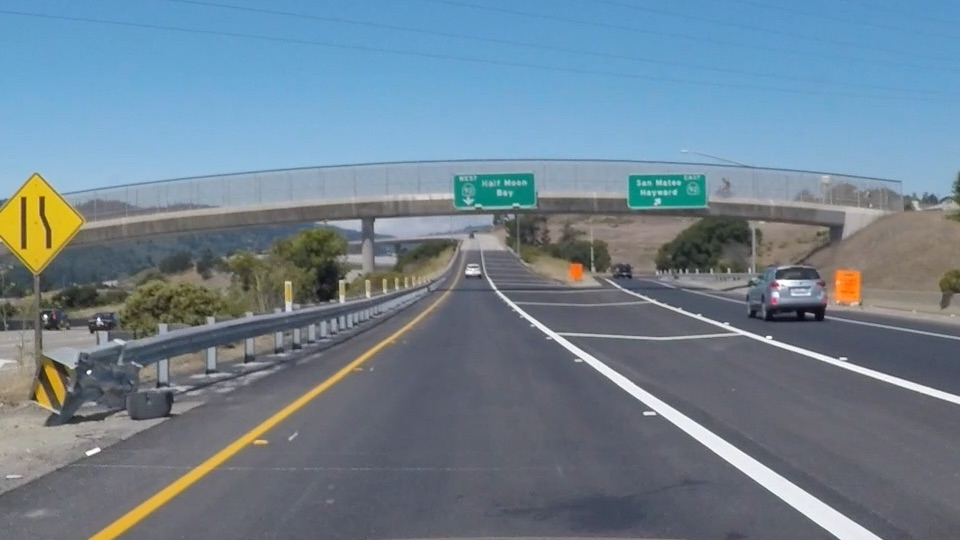
#> input picture Computer Vision Fundamentals/exit-ramp.jpg, 960 x 540 px
$ jupyter execute 'Canny to Detect Lane Lines.ipynb'
#> lines starting #> are read from the running program, lines starting #| are printed output that depends on the picture; after the words box and inside, x2 and y2 are one past the last pixel; in counts of white or black regions, pixels touching at a corner belong together
### Canny Edge Detection in Action

[cell 1]
# read in image
import matplotlib.pyplot as plt
import matplotlib.image as mpimg
image = mpimg.imread('exit-ramp.jpg')
#> image is the input picture: shape (540, 960, 3); mean R, G, B 111.3, 130.2, 144.4
plt.imshow(image)

[cell 2]
# convert to grayscale
import cv2
gray = cv2.cvtColor(image, cv2.COLOR_RGB2GRAY)
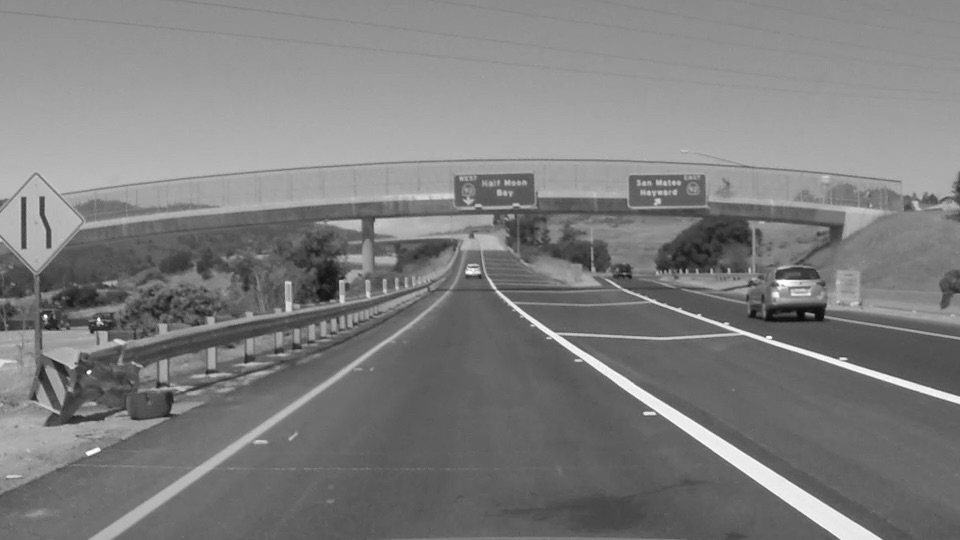
#> gray: shape (540, 960); min 7, max 255, mean 126.2
plt.imshow(gray, cmap='gray')

[Canny Edge Detector](https://docs.opencv.org/2.4/doc/tutorials/imgproc/imgtrans/canny_detector/canny_detector.html)

`edges = cv2.Canny(gray, low_threshold, high_threshold`

Converting to grayscale leaves us with an 8-bit image, so each pixel can take 256 possible vals.
Canny recommends a low to high ratio of 1:2 or 1:3.

[Gaussian smoothing](http://docs.opencv.org/2.4/modules/imgproc/doc/filtering.html?highlight=gaussianblur#gaussianblur) before Canny will suppress noise and gradients that aren't important.

`cv2.Canny` will apply Gaussian smoothing internally, but you can get different results by applying further smoothing.

`kernel_size` can be any odd number. A larger `kernel_size` implies averaging (smoothing) over a larger area.

[cell 3]
kernel_size = 3
blur_gray = cv2.GaussianBlur(gray, (kernel_size, kernel_size), 0)

low_threshold = 50
high_threshold = 150
edges = cv2.Canny(blur_gray, low_threshold, high_threshold)
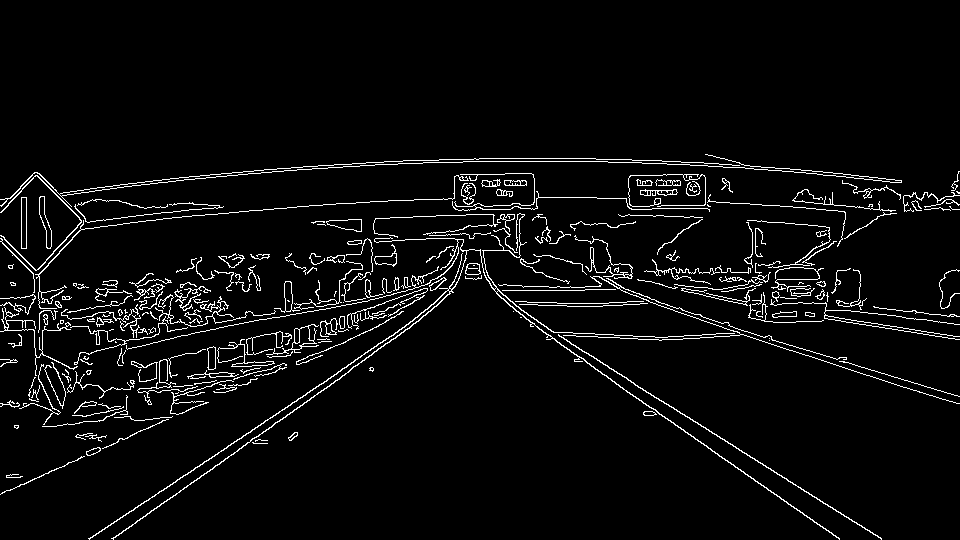
#> edges: shape (540, 960); 4.4% white in thin lines or dots, all inside (x1, y1, x2, y2) = (0, 154, 960, 540)

plt.imshow(edges, cmap='Greys_r')
